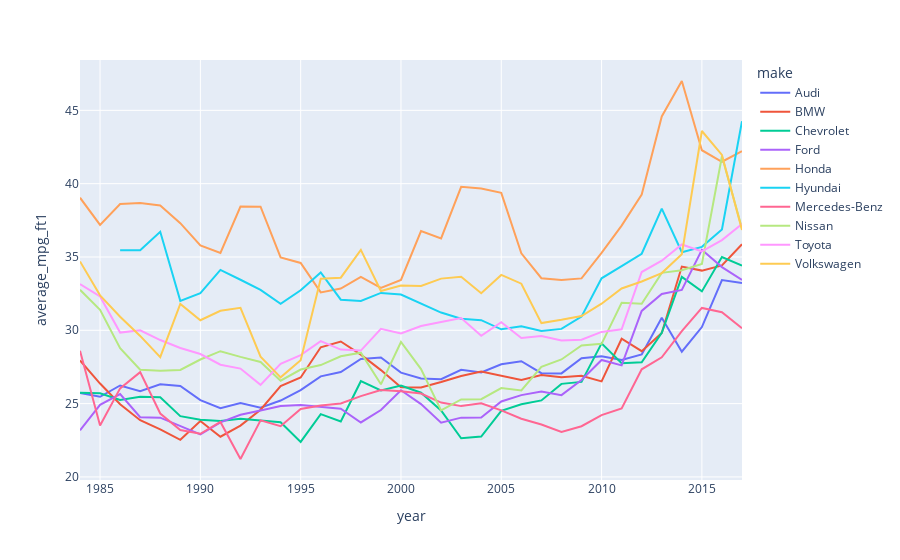

Notebook code for this chart:
### Code cell
fig = px.line(data_frame=mpg_ft1, 
              x="year", y="average_mpg_ft1", 
                 color="make", 
                 hover_name="make", 
                 )
fig

### Figure 1 — Plotly figure (JSON) as saved in the notebook; plotly's stock layout.template omitted (floating-point values rounded to 4 significant figures)
{"data": [{"hovertemplate": "<b>%{hovertext}</b><br><br>make=Audi<br>year=%{x}<br>average_mpg_ft1=%{y}<extra></extra>", "hovertext": ["Audi", "Audi", "Audi", "Audi", "Audi", "Audi", "Audi", "Audi", "Audi", "Audi", "Audi", "Audi", "Audi", "Audi", "Audi", "Audi", "Audi", "Audi", "Audi", "Audi", "Audi", "Audi", "Audi", "Audi", "Audi", "Audi", "Audi", "Audi", "Audi", "Audi", "Audi", "Audi", "Audi", "Audi"], "legendgroup": "Audi", "line": {"color": "#636efa", "dash": "solid"}, "marker": {"symbol": "circle"}, "mode": "lines", "name": "Audi", "orientation": "v", "showlegend": true, "type": "scatter", "x": [1984, 1985, 1986, 1987, 1988, 1989, 1990, 1991, 1992, 1993, 1994, 1995, 1996, 1997, 1998, 1999, 2000, 2001, 2002, 2003, 2004, 2005, 2006, 2007, 2008, 2009, 2010, 2011, 2012, 2013, 2014, 2015, 2016, 2017], "xaxis": "x", "y": [25.73, 25.46, 26.24, 25.85, 26.32, 26.21, 25.23, 24.68, 25.05, 24.73, 25.21, 25.92, 26.86, 27.15, 28.05, 28.14, 27.11, 26.71, 26.66, 27.3, 27.13, 27.68, 27.89, 27.07, 27.06, 28.09, 28.23, 27.98, 28.36, 30.85, 28.54, 30.22, 33.43, 33.22], "yaxis": "y"}, {"hovertemplate": "<b>%{hovertext}</b><br><br>make=BMW<br>year=%{x}<br>average_mpg_ft1=%{y}<extra></extra>", "hovertext": ["BMW", "BMW", "BMW", "BMW", "BMW", "BMW", "BMW", "BMW", "BMW", "BMW", "BMW", "BMW", "BMW", "BMW", "BMW", "BMW", "BMW", "BMW", "BMW", "BMW", "BMW", "BMW", "BMW", "BMW", "BMW", "BMW", "BMW", "BMW", "BMW", "BMW", "BMW", "BMW", "BMW", "BMW"], "legendgroup": "BMW", "line": {"color": "#EF553B", "dash": "solid"}, "marker": {"symbol": "circle"}, "mode": "lines", "name": "BMW", "orientation": "v", "showlegend": true, "type": "scatter", "x": [1984, 1985, 1986, 1987, 1988, 1989, 1990, 1991, 1992, 1993, 1994, 1995, 1996, 1997, 1998, 1999, 2000, 2001, 2002, 2003, 2004, 2005, 2006, 2007, 2008, 2009, 2010, 2011, 2012, 2013, 2014, 2015, 2016, 2017], "xaxis": "x", "y": [27.94, 26.37, 24.96, 23.87, 23.24, 22.53, 23.81, 22.74, 23.5, 24.58, 26.19, 26.78, 28.84, 29.23, 28.34, 27.28, 26.11, 26.1, 26.47, 26.88, 27.19, 26.89, 26.61, 26.95, 26.79, 26.9, 26.51, 29.43, 28.57, 29.82, 34.35, 34.07, 34.42, 35.87], "yaxis": "y"}, {"hovertemplate": "<b>%{hovertext}</b><br><br>make=Chevrolet<br>year=%{x}<br>average_mpg_ft1=%{y}<extra></extra>", "hovertext": ["Chevrolet", "Chevrolet", "Chevrolet", "Chevrolet", "Chevrolet", "Chevrolet", "Chevrolet", "Chevrolet", "Chevrolet", "Chevrolet", "Chevrolet", "Chevrolet", "Chevrolet", "Chevrolet", "Chevrolet", "Chevrolet", "Chevrolet", "Chevrolet", "Chevrolet", "Chevrolet", "Chevrolet", "Chevrolet", "Chevrolet", "Chevrolet", "Chevrolet", "Chevrolet", "Chevrolet", "Chevrolet", "Chevrolet", "Chevrolet", "Chevrolet", "Chevrolet", "Chevrolet", "Chevrolet"], "legendgroup": "Chevrolet", "line": {"color": "#00cc96", "dash": "solid"}, "marker": {"symbol": "circle"}, "mode": "lines", "name": "Chevrolet", "orientation": "v", "showlegend": true, "type": "scatter", "x": [1984, 1985, 1986, 1987, 1988, 1989, 1990, 1991, 1992, 1993, 1994, 1995, 1996, 1997, 1998, 1999, 2000, 2001, 2002, 2003, 2004, 2005, 2006, 2007, 2008, 2009, 2010, 2011, 2012, 2013, 2014, 2015, 2016, 2017], "xaxis": "x", "y": [25.74, 25.71, 25.25, 25.47, 25.43, 24.15, 23.89, 23.81, 23.96, 23.83, 23.73, 22.39, 24.28, 23.78, 26.53, 25.9, 26.23, 25.74, 24.53, 22.63, 22.75, 24.5, 24.95, 25.22, 26.35, 26.48, 29.11, 27.75, 27.81, 29.83, 33.65, 32.65, 35.0, 34.41], "yaxis": "y"}, {"hovertemplate": "<b>%{hovertext}</b><br><br>make=Ford<br>year=%{x}<br>average_mpg_ft1=%{y}<extra></extra>", "hovertext": ["Ford", "Ford", "Ford", "Ford", "Ford", "Ford", "Ford", "Ford", "Ford", "Ford", "Ford", "Ford", "Ford", "Ford", "Ford", "Ford", "Ford", "Ford", "Ford", "Ford", "Ford", "Ford", "Ford", "Ford", "Ford", "Ford", "Ford", "Ford", "Ford", "Ford", "Ford", "Ford", "Ford", "Ford"], "legendgroup": "Ford", "line": {"color": "#ab63fa", "dash": "solid"}, "marker": {"symbol": "circle"}, "mode": "lines", "name": "Ford", "orientation": "v", "showlegend": true, "type": "scatter", "x": [1984, 1985, 1986, 1987, 1988, 1989, 1990, 1991, 1992, 1993, 1994, 1995, 1996, 1997, 1998, 1999, 2000, 2001, 2002, 2003, 2004, 2005, 2006, 2007, 2008, 2009, 2010, 2011, 2012, 2013, 2014, 2015, 2016, 2017], "xaxis": "x", "y": [23.18, 24.92, 25.65, 24.07, 24.04, 23.48, 22.89, 23.72, 24.23, 24.53, 24.83, 24.91, 24.78, 24.65, 23.71, 24.56, 25.91, 24.97, 23.7, 24.04, 24.05, 25.14, 25.58, 25.82, 25.58, 26.61, 27.98, 27.61, 31.32, 32.48, 32.76, 35.49, 34.31, 33.43], "yaxis": "y"}, {"hovertemplate": "<b>%{hovertext}</b><br><br>make=Honda<br>year=%{x}<br>average_mpg_ft1=%{y}<extra></extra>", "hovertext": ["Honda", "Honda", "Honda", "Honda", "Honda", "Honda", "Honda", "Honda", "Honda", "Honda", "Honda", "Honda", "Honda", "Honda", "Honda", "Honda", "Honda", "Honda", "Honda", "Honda", "Honda", "Honda", "Honda", "Honda", "Honda", "Honda", "Honda", "Honda", "Honda", "Honda", "Honda", "Honda", "Honda", "Honda"], "legendgroup": "Honda", "line": {"color": "#FFA15A", "dash": "solid"}, "marker": {"symbol": "circle"}, "mode": "lines", "name": "Honda", "orientation": "v", "showlegend": true, "type": "scatter", "x": [1984, 1985, 1986, 1987, 1988, 1989, 1990, 1991, 1992, 1993, 1994, 1995, 1996, 1997, 1998, 1999, 2000, 2001, 2002, 2003, 2004, 2005, 2006, 2007, 2008, 2009, 2010, 2011, 2012, 2013, 2014, 2015, 2016, 2017], "xaxis": "x", "y": [39.04, 37.19, 38.61, 38.68, 38.51, 37.3, 35.79, 35.28, 38.44, 38.43, 34.97, 34.59, 32.59, 32.84, 33.65, 32.89, 33.44, 36.77, 36.26, 39.79, 39.66, 39.37, 35.25, 33.55, 33.43, 33.54, 35.28, 37.14, 39.26, 44.58, 47.0, 42.28, 41.49, 42.21], "yaxis": "y"}, {"hovertemplate": "<b>%{hovertext}</b><br><br>make=Hyundai<br>year=%{x}<br>average_mpg_ft1=%{y}<extra></extra>", "hovertext": ["Hyundai", "Hyundai", "Hyundai", "Hyundai", "Hyundai", "Hyundai", "Hyundai", "Hyundai", "Hyundai", "Hyundai", "Hyundai", "Hyundai", "Hyundai", "Hyundai", "Hyundai", "Hyundai", "Hyundai", "Hyundai", "Hyundai", "Hyundai", "Hyundai", "Hyundai", "Hyundai", "Hyundai", "Hyundai", "Hyundai", "Hyundai", "Hyundai", "Hyundai", "Hyundai", "Hyundai", "Hyundai"], "legendgroup": "Hyundai", "line": {"color": "#19d3f3", "dash": "solid"}, "marker": {"symbol": "circle"}, "mode": "lines", "name": "Hyundai", "orientation": "v", "showlegend": true, "type": "scatter", "x": [1986, 1987, 1988, 1989, 1990, 1991, 1992, 1993, 1994, 1995, 1996, 1997, 1998, 1999, 2000, 2001, 2002, 2003, 2004, 2005, 2006, 2007, 2008, 2009, 2010, 2011, 2012, 2013, 2014, 2015, 2016, 2017], "xaxis": "x", "y": [35.46, 35.46, 36.72, 32.01, 32.53, 34.12, 33.45, 32.75, 31.8, 32.73, 33.95, 32.09, 32.0, 32.55, 32.44, 31.81, 31.21, 30.78, 30.69, 30.07, 30.27, 29.95, 30.1, 30.93, 33.54, 34.38, 35.22, 38.29, 35.32, 35.69, 36.87, 44.25], "yaxis": "y"}, {"hovertemplate": "<b>%{hovertext}</b><br><br>make=Mercedes-Benz<br>year=%{x}<br>average_mpg_ft1=%{y}<extra></extra>", "hovertext": ["Mercedes-Benz", "Mercedes-Benz", "Mercedes-Benz", "Mercedes-Benz", "Mercedes-Benz", "Mercedes-Benz", "Mercedes-Benz", "Mercedes-Benz", "Mercedes-Benz", "Mercedes-Benz", "Mercedes-Benz", "Mercedes-Benz", "Mercedes-Benz", "Mercedes-Benz", "Mercedes-Benz", "Mercedes-Benz", "Mercedes-Benz", "Mercedes-Benz", "Mercedes-Benz", "Mercedes-Benz", "Mercedes-Benz", "Mercedes-Benz", "Mercedes-Benz", "Mercedes-Benz", "Mercedes-Benz", "Mercedes-Benz", "Mercedes-Benz", "Mercedes-Benz", "Mercedes-Benz", "Mercedes-Benz", "Mercedes-Benz", "Mercedes-Benz", "Mercedes-Benz", "Mercedes-Benz"], "legendgroup": "Mercedes-Benz", "line": {"color": "#FF6692", "dash": "solid"}, "marker": {"symbol": "circle"}, "mode": "lines", "name": "Mercedes-Benz", "orientation": "v", "showlegend": true, "type": "scatter", "x": [1984, 1985, 1986, 1987, 1988, 1989, 1990, 1991, 1992, 1993, 1994, 1995, 1996, 1997, 1998, 1999, 2000, 2001, 2002, 2003, 2004, 2005, 2006, 2007, 2008, 2009, 2010, 2011, 2012, 2013, 2014, 2015, 2016, 2017], "xaxis": "x", "y": [28.61, 23.5, 26.04, 27.15, 24.32, 23.2, 22.94, 23.75, 21.22, 23.85, 23.46, 24.64, 24.87, 25.01, 25.51, 25.93, 25.84, 25.69, 25.07, 24.83, 25.02, 24.54, 23.97, 23.57, 23.07, 23.46, 24.21, 24.67, 27.34, 28.16, 29.94, 31.52, 31.23, 30.14], "yaxis": "y"}, {"hovertemplate": "<b>%{hovertext}</b><br><br>make=Nissan<br>year=%{x}<br>average_mpg_ft1=%{y}<extra></extra>", "hovertext": ["Nissan", "Nissan", "Nissan", "Nissan", "Nissan", "Nissan", "Nissan", "Nissan", "Nissan", "Nissan", "Nissan", "Nissan", "Nissan", "Nissan", "Nissan", "Nissan", "Nissan", "Nissan", "Nissan", "Nissan", "Nissan", "Nissan", "Nissan", "Nissan", "Nissan", "Nissan", "Nissan", "Nissan", "Nissan", "Nissan", "Nissan", "Nissan", "Nissan", "Nissan"], "legendgroup": "Nissan", "line": {"color": "#B6E880", "dash": "solid"}, "marker": {"symbol": "circle"}, "mode": "lines", "name": "Nissan", "orientation": "v", "showlegend": true, "type": "scatter", "x": [1984, 1985, 1986, 1987, 1988, 1989, 1990, 1991, 1992, 1993, 1994, 1995, 1996, 1997, 1998, 1999, 2000, 2001, 2002, 2003, 2004, 2005, 2006, 2007, 2008, 2009, 2010, 2011, 2012, 2013, 2014, 2015, 2016, 2017], "xaxis": "x", "y": [32.76, 31.39, 28.79, 27.31, 27.24, 27.29, 28.01, 28.57, 28.19, 27.84, 26.56, 27.32, 27.63, 28.23, 28.47, 26.31, 29.2, 27.35, 24.54, 25.29, 25.3, 26.06, 25.9, 27.5, 28.01, 28.97, 29.08, 31.87, 31.8, 33.92, 34.09, 34.52, 41.87, 36.95], "yaxis": "y"}, {"hovertemplate": "<b>%{hovertext}</b><br><br>make=Toyota<br>year=%{x}<br>average_mpg_ft1=%{y}<extra></extra>", "hovertext": ["Toyota", "Toyota", "Toyota", "Toyota", "Toyota", "Toyota", "Toyota", "Toyota", "Toyota", "Toyota", "Toyota", "Toyota", "Toyota", "Toyota", "Toyota", "Toyota", "Toyota", "Toyota", "Toyota", "Toyota", "Toyota", "Toyota", "Toyota", "Toyota", "Toyota", "Toyota", "Toyota", "Toyota", "Toyota", "Toyota", "Toyota", "Toyota", "Toyota", "Toyota"], "legendgroup": "Toyota", "line": {"color": "#FF97FF", "dash": "solid"}, "marker": {"symbol": "circle"}, "mode": "lines", "name": "Toyota", "orientation": "v", "showlegend": true, "type": "scatter", "x": [1984, 1985, 1986, 1987, 1988, 1989, 1990, 1991, 1992, 1993, 1994, 1995, 1996, 1997, 1998, 1999, 2000, 2001, 2002, 2003, 2004, 2005, 2006, 2007, 2008, 2009, 2010, 2011, 2012, 2013, 2014, 2015, 2016, 2017], "xaxis": "x", "y": [33.15, 32.31, 29.85, 30.0, 29.34, 28.79, 28.38, 27.65, 27.39, 26.28, 27.72, 28.3, 29.26, 28.69, 28.62, 30.1, 29.79, 30.29, 30.56, 30.83, 29.62, 30.55, 29.48, 29.61, 29.3, 29.35, 29.89, 30.07, 33.97, 34.74, 35.85, 35.38, 36.15, 37.25], "yaxis": "y"}, {"hovertemplate": "<b>%{hovertext}</b><br><br>make=Volkswagen<br>year=%{x}<br>average_mpg_ft1=%{y}<extra></extra>", "hovertext": ["Volkswagen", "Volkswagen", "Volkswagen", "Volkswagen", "Volkswagen", "Volkswagen", "Volkswagen", "Volkswagen", "Volkswagen", "Volkswagen", "Volkswagen", "Volkswagen", "Volkswagen", "Volkswagen", "Volkswagen", "Volkswagen", "Volkswagen", "Volkswagen", "Volkswagen", "Volkswagen", "Volkswagen", "Volkswagen", "Volkswagen", "Volkswagen", "Volkswagen", "Volkswagen", "Volkswagen", "Volkswagen", "Volkswagen", "Volkswagen", "Volkswagen", "Volkswagen", "Volkswagen", "Volkswagen"], "legendgroup": "Volkswagen", "line": {"color": "#FECB52", "dash": "solid"}, "marker": {"symbol": "circle"}, "mode": "lines", "name": "Volkswagen", "orientation": "v", "showlegend": true, "type": "scatter", "x": [1984, 1985, 1986, 1987, 1988, 1989, 1990, 1991, 1992, 1993, 1994, 1995, 1996, 1997, 1998, 1999, 2000, 2001, 2002, 2003, 2004, 2005, 2006, 2007, 2008, 2009, 2010, 2011, 2012, 2013, 2014, 2015, 2016, 2017], "xaxis": "x", "y": [34.7, 32.38, 30.92, 29.62, 28.16, 31.8, 30.68, 31.33, 31.54, 28.2, 26.79, 27.95, 33.52, 33.59, 35.49, 32.68, 33.06, 33.03, 33.52, 33.65, 32.52, 33.78, 33.18, 30.49, 30.71, 30.97, 31.81, 32.85, 33.33, 33.9, 35.19, 43.59, 41.96, 36.85], "yaxis": "y"}], "layout": {"legend": {"title": {"text": "make"}, "tracegroupgap": 0}, "margin": {"t": 60}, "xaxis": {"anchor": "y", "domain": [0, 1], "title": {"text": "year"}}, "yaxis": {"anchor": "x", "domain": [0, 1], "title": {"text": "average_mpg_ft1"}}}}
